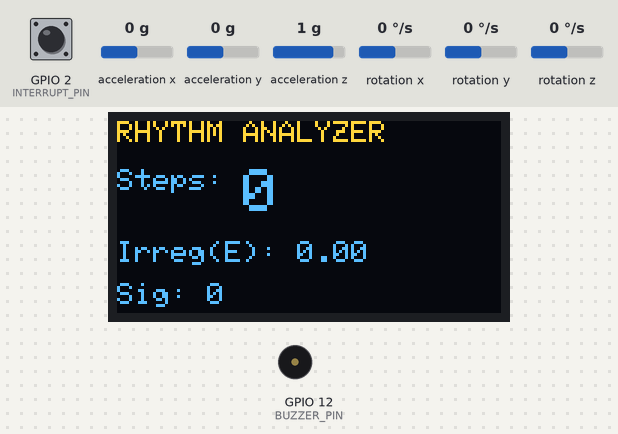
This sketch was run on a simulated ESP32. Parts: 128×64 one-colour display, buzzer (waves = sounding, pin HIGH). The inputs (shaded band) are chosen by the test bench; at power-on: acceleration x 0 g, acceleration y 0 g, acceleration z 1 g, rotation x 0 °/s, rotation y 0 °/s, GPIO 2 (INTERRUPT_PIN) LOW, rotation z 0 °/s. The OLED is the two-colour kind (top 16 rows yellow); the sensor or clock chip raises its interrupt line as the real part does; what the sketch prints to the serial monitor is not drawn.

Above: at 1.7 s.
1.8 s: acceleration x set to -1.1 g
At 2.6 s:
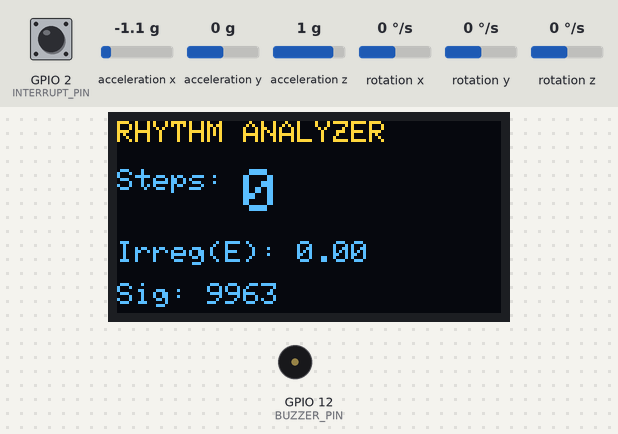
3.4 s: acceleration x set to -1.4 g
At 4.26 s:
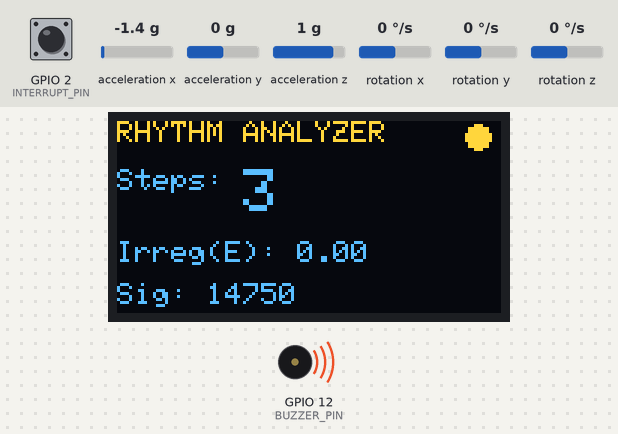
6.2 s: acceleration y set to -1.4 g
At 6.73 s:
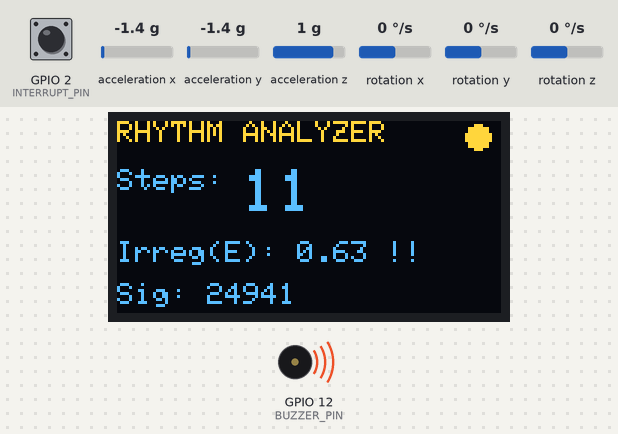
8.0 s: acceleration z set to -1.4 g
At 8.24 s:
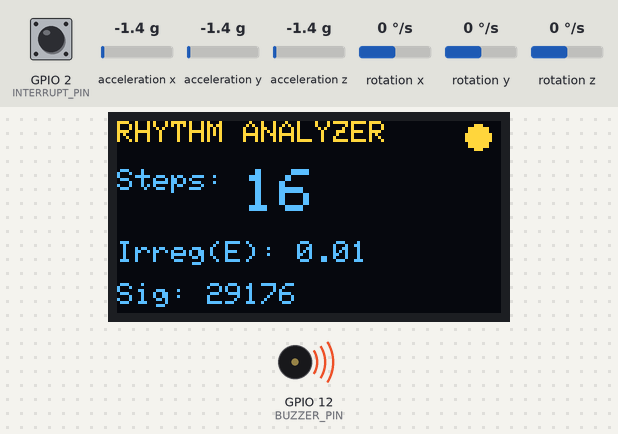
9.5 s: rotation x set to -192 °/s
At 9.74 s:
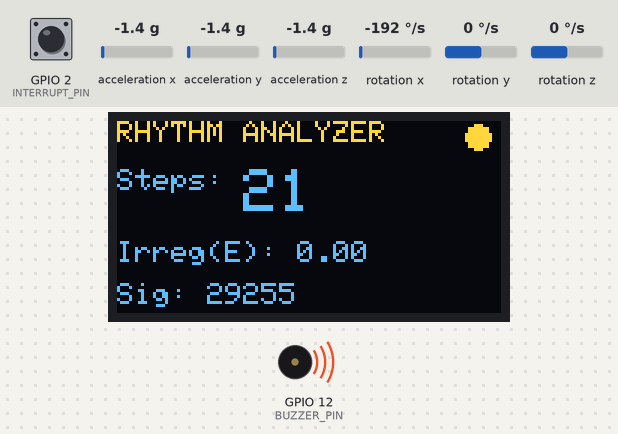
11.0 s: rotation y set to -192 °/s
At 11.39 s:
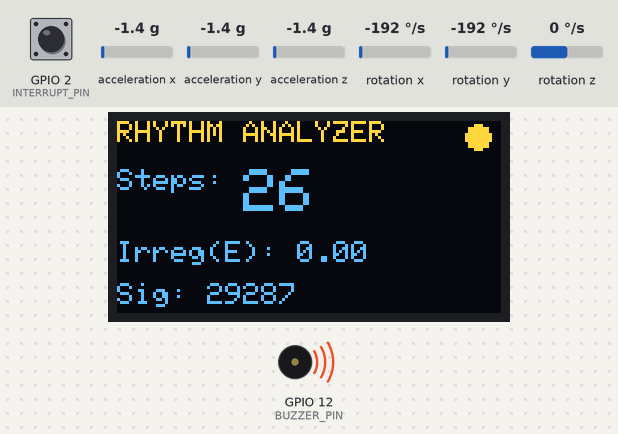
Timing chart, 0 to 13.5 s (numbered marks = the images above; inputs shaded):
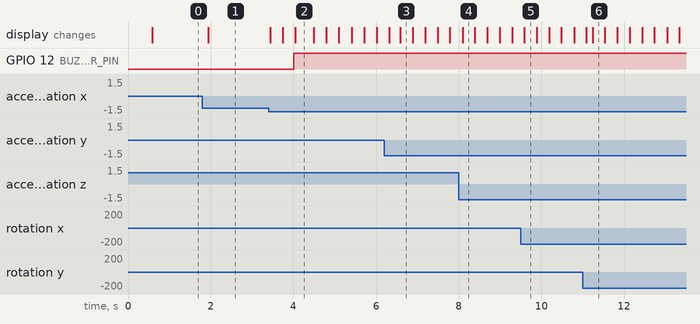

Measured:
- the behaviour switches between -1.2 and -1.3 g on acceleration x (found by bisection; images 1 and 2)
- after the input at 1.8 s, the display: changes after 0.14 s (image 1)
- after the input at 3.4 s, GPIO 12 (BUZZER_PIN): LOW → HIGH after 0.61 s; the display: first changes at once (image 2 shows a later state)
- what the display in image 2 shows lasts 0.5 s, from 4.0 s to 4.5 s

The sketch:

arythmic_walk.ino
```cpp
/*
 * ---------------------------------------------------------------------------------------
 * PROJECT S.H.E.R.P.A.
 * (Smart High-Altitude Emergency Response & Positioning Assistant)
 *
 *
 * * SYSTEM DESCRIPTION:
 * S.H.E.R.P.A. is a lumbar-mounted wearable utilizing context-aware sensor fusion to
 * detect early markers of Acute Mountain Sickness (AMS). The system distinguishes
 * healthy physical exertion from pathological instability (Ataxia) in real-time
 * completely at the edge, without cloud reliance.

 *
 * MODULE PURPOSE:
 * [UNIT TEST] Arrhythmic Walk & Energy Irregularity Analyzer
 * This module tests the core step-detection engine using DMP Sensor Fusion. It
 * calculates both "Timing Irregularity" (Step Jitter) and "Energy Irregularity"
 * to quantify walking rhythm and step-force stability. It also includes Rhythm
 * Burst Detection, triggering an active buzzer if steps occur too rapidly,
 * serving as a key metric for detecting the onset of AMS-induced ataxia.
 *
 * HARDWARE CONFIGURATION:
 * - Platform: MyoSa Mini Kit
 * - MCU: ESPRESSIF ESP32-WROOM-32E
 * - IMU: MPU6050 (I2C Address 0x69)
 * - Display: SSD1306 OLED (I2C Address 0x3C)
 * - Alert: Active Buzzer (GPIO 12)

 * ---------------------------------------------------------------------------------------
 * TEAM MEMBERS & ROLES:
 * 1. Affan Danish    | Lead Firmware Architect
 * 2. Zahaib          | Project Specialist
 * 3. Ammar           | Systems Engineer
 * 4. Maaz            | project design
 * ---------------------------------------------------------------------------------------
 *
 * RTOS PORT - VERSION 2.4 (DMP Fusion + Rhythm Analysis + FreeRTOS)
 */
#include "I2Cdev.h"
#include "MPU6050_6Axis_MotionApps20.h"
#include <Wire.h>
#include <Adafruit_GFX.h>
#include <Adafruit_SSD1306.h>
#include <freertos/FreeRTOS.h>
#include <freertos/task.h>
#include <freertos/semphr.h>

// --- FREE RTOS RESOURCES ---
SemaphoreHandle_t i2cMutex;
TaskHandle_t SensorTaskHandle;
TaskHandle_t DisplayTaskHandle;

// --- OLED CONFIGURATION ---
#define SCREEN_WIDTH 128
#define SCREEN_HEIGHT 64
#define OLED_RESET    -1
Adafruit_SSD1306 display(SCREEN_WIDTH, SCREEN_HEIGHT, &Wire, OLED_RESET);

// --- MPU6050 CONFIGURATION (ADDRESS 0x69) ---
MPU6050 mpu(0x69);
#define INTERRUPT_PIN 2

// --- PEDOMETER SETTINGS ---
#define COMPOSITE_THRESHOLD 12000
#define STEP_MIN_DELAY_MS 300

// --- BUZZER CONFIGURATION ---
#define BUZZER_PIN 12
#define BURST_THRESHOLD_MS 1300
#define BUZZER_DURATION 2000

// MPU Control/Status
bool dmpReady = false;
uint8_t mpuIntStatus;
uint8_t devStatus;
uint16_t packetSize;
uint8_t fifoBuffer[64];

// Orientation/Motion Variables
Quaternion q;
VectorInt16 aa;
VectorInt16 aaReal;
VectorInt16 gy;
VectorFloat gravity;

// --- STEP & TIMING VARIABLES ---
volatile unsigned long lastStepTime = 0;
volatile int stepCount = 0;
volatile int stepSignal = 0;

// --- TIMING IRREGULARITY ---
volatile long lastInterval = 0;
volatile long irregularityIndex = 0;

// --- ENERGY IRREGULARITY VARIABLES ---
float energySum = 0.0;
int energySamples = 0;
float prevStepEnergy = 0.0;
volatile float energyIrregularity = 0.0;
volatile float currentCompositeSignal = 0.0; // Added for thread-safe display sharing

// --- RHYTHM/BUZZER VARIABLES ---
unsigned long stepTimestamps[3] = {0, 0, 0};
unsigned long buzzerStartTime = 0;
volatile bool buzzerActive = false;

// Interrupt Routine
volatile bool mpuInterrupt = false;
void IRAM_ATTR dmpDataReady() {
    mpuInterrupt = true;
}

// --- TASK DECLARATIONS ---
void SensorTask(void *pvParameters);
void DisplayTask(void *pvParameters);

void setup() {
    Wire.begin();
    Wire.setClock(400000);
    Serial.begin(115200);

    // Create Mutex for I2C Bus protection
    i2cMutex = xSemaphoreCreateMutex();

    pinMode(BUZZER_PIN, OUTPUT);
    digitalWrite(BUZZER_PIN, LOW);

    if(!display.begin(SSD1306_SWITCHCAPVCC, 0x3C)) {
        Serial.println(F("SSD1306 allocation failed"));
        for(;;);
    }

    display.clearDisplay();
    display.setTextSize(1);
    display.setTextColor(WHITE);
    display.setCursor(0,0);
    display.println(F("Init MPU @ 0x69..."));
    display.display();

    mpu.initialize();
    pinMode(INTERRUPT_PIN, INPUT);

    if(mpu.testConnection() == false){
        display.println(F("MPU Failed!"));
        display.display();
        while(true);
    }

    devStatus = mpu.dmpInitialize();

    mpu.setXGyroOffset(0);
    mpu.setYGyroOffset(0);
    mpu.setZGyroOffset(0);
    mpu.setXAccelOffset(0);
    mpu.setYAccelOffset(0);
    mpu.setZAccelOffset(0);

    if (devStatus == 0) {
        mpu.CalibrateAccel(6);
        mpu.CalibrateGyro(6);
        mpu.setDMPEnabled(true);

        attachInterrupt(digitalPinToInterrupt(INTERRUPT_PIN), dmpDataReady, RISING);
        mpuIntStatus = mpu.getIntStatus();
        dmpReady = true;
        packetSize = mpu.dmpGetFIFOPacketSize();
        display.clearDisplay();
    }

    // --- CREATE RTOS TASKS ---
    // Sensor Task: High Priority (3), pinned to Core 1 (Application Core)
    xTaskCreatePinnedToCore(
        SensorTask, "SensorTask", 4096, NULL, 3, &SensorTaskHandle, 1);

    // Display Task: Low Priority (1), pinned to Core 0 (Protocol Core)
    xTaskCreatePinnedToCore(
        DisplayTask, "DisplayTask", 4096, NULL, 1, &DisplayTaskHandle, 0);
}

void loop() {
    // Empty. RTOS scheduler takes over automatically in ESP32.
    vTaskDelete(NULL);
}

// ==========================================
// CORE 1: SENSOR & MATH TASK (HIGH PRIORITY)
// ==========================================
void SensorTask(void *pvParameters) {
    for (;;) {
        if (!dmpReady) {
            vTaskDelay(pdMS_TO_TICKS(10));
            continue;
        }

        bool packetAvailable = false;

        // Lock I2C to check MPU6050 FIFO
        if (xSemaphoreTake(i2cMutex, pdMS_TO_TICKS(10)) == pdTRUE) {
            packetAvailable = mpu.dmpGetCurrentFIFOPacket(fifoBuffer);
            xSemaphoreGive(i2cMutex);
        }

        if (packetAvailable) {
            // Lock I2C to read quaternion/accel/gyro data
            if (xSemaphoreTake(i2cMutex, pdMS_TO_TICKS(10)) == pdTRUE) {
                mpu.dmpGetQuaternion(&q, fifoBuffer);
                mpu.dmpGetAccel(&aa, fifoBuffer);
                mpu.dmpGetGravity(&gravity, &q);
                mpu.dmpGetLinearAccel(&aaReal, &aa, &gravity);
                mpu.dmpGetGyro(&gy, fifoBuffer);
                xSemaphoreGive(i2cMutex);
            }

            float verticalAcc = (aaReal.x * gravity.x) + (aaReal.y * gravity.y) + (aaReal.z * gravity.z);
            float linearMag = sqrt(pow(aaReal.x, 2) + pow(aaReal.y, 2) + pow(aaReal.z, 2));
            float linearVertical = abs(verticalAcc);
            float gyroPower = sqrt(pow(gy.x, 2) + pow(gy.y, 2) + pow(gy.z, 2));

            float compositeSignal = (linearMag * 1.0) + (linearVertical * 1.5) + ((gyroPower / 20.0) * 0.5);

            // Update global for display task
            currentCompositeSignal = compositeSignal;

            // --- ENERGY ACCUMULATION ---
            energySum += compositeSignal * compositeSignal;
            energySamples++;
            stepSignal = 0;

            if (compositeSignal > COMPOSITE_THRESHOLD && (millis() - lastStepTime > STEP_MIN_DELAY_MS)) {

                unsigned long currentTime = millis();

                // --- TIMING IRREGULARITY ---
                long currentInterval = currentTime - lastStepTime;
                if (lastInterval > 0) {
                    irregularityIndex = abs(currentInterval - lastInterval);
                }
                lastInterval = currentInterval;
                lastStepTime = currentTime;

                // --- RHYTHM BURST DETECTION ---
                stepTimestamps[0] = stepTimestamps[1];
                stepTimestamps[1] = stepTimestamps[2];
                stepTimestamps[2] = currentTime;

                if (stepTimestamps[0] != 0) {
                    unsigned long durationFor3Steps = stepTimestamps[2] - stepTimestamps[0];
                    if (durationFor3Steps < BURST_THRESHOLD_MS) {
                        digitalWrite(BUZZER_PIN, HIGH);
                        buzzerStartTime = millis();
                        buzzerActive = true;
                    }
                }

                // --- ENERGY IRREGULARITY COMPUTATION ---
                float stepEnergy = sqrt(energySum / energySamples);
                if (prevStepEnergy > 0) {
                    energyIrregularity = abs(stepEnergy - prevStepEnergy) / prevStepEnergy;
                }

                prevStepEnergy = stepEnergy;
                energySum = 0;
                energySamples = 0;

                stepCount++;
                stepSignal = COMPOSITE_THRESHOLD + 2000;
            }

            // --- HANDLE BUZZER TIMEOUT ---
            if (buzzerActive && (millis() - buzzerStartTime > BUZZER_DURATION)) {
                digitalWrite(BUZZER_PIN, LOW);
                buzzerActive = false;
            }

            // Serial output remains inline with step processing for accurate plotter rendering
            Serial.print("Signal:"); Serial.print(compositeSignal);
            Serial.print(",Thresh:"); Serial.print(COMPOSITE_THRESHOLD);
            Serial.print(",Step:"); Serial.print(stepSignal);
            Serial.print(",TimeIrreg:"); Serial.print(irregularityIndex);
            Serial.print(",EnergyIrreg:"); Serial.println(energyIrregularity, 4);
        }

        // Yield 1 tick to prevent Watchdog Timeout on Core 1
        vTaskDelay(pdMS_TO_TICKS(1));
    }
}

// ==========================================
// CORE 0: DISPLAY TASK (LOW PRIORITY)
// ==========================================
void DisplayTask(void *pvParameters) {
    const TickType_t xDisplayFrequency = pdMS_TO_TICKS(150); // 150ms interval from original code
    TickType_t xLastWakeTime = xTaskGetTickCount();

    for (;;) {
        // Grab local copies of volatile globals to ensure data stability during drawing
        int localStepCount = stepCount;
        float localIrreg = energyIrregularity;
        bool localBuzzer = buzzerActive;
        float localMag = currentCompositeSignal;

        // Lock I2C Bus to update Display
        if (xSemaphoreTake(i2cMutex, pdMS_TO_TICKS(50)) == pdTRUE) {
            display.clearDisplay();
            display.setTextColor(WHITE);

            display.setTextSize(1);
            display.setCursor(0, 0);
            display.print(F("RHYTHM ANALYZER"));

            display.setCursor(0, 16);
            display.print(F("Steps: "));
            display.setTextSize(2);
            display.print(localStepCount);

            display.setTextSize(1);
            display.setCursor(0, 40);
            display.print(F("Irreg(E): "));
            display.print(localIrreg, 2);

            if(localIrreg > 0.20) {
                display.setCursor(90, 40);
                display.print(F("!!"));
            }

            if(localBuzzer) {
                display.fillCircle(120, 5, 4, WHITE);
            }

            display.setCursor(0, 54);
            display.print(F("Sig: "));
            display.print((int)localMag);

            display.display();

            // Unlock I2C Bus
            xSemaphoreGive(i2cMutex);
        }

        // Sleep task precisely until the next 150ms interval
        vTaskDelayUntil(&xLastWakeTime, xDisplayFrequency);
    }
}
```
